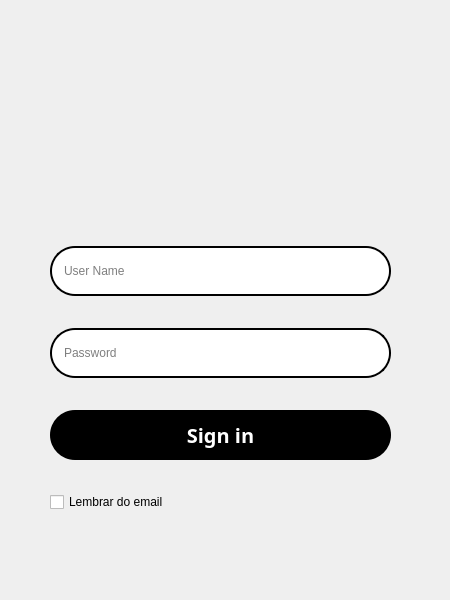
<?xml version="1.0" encoding="UTF-8"?>
<ui version="4.0">
 <class>MainWindow</class>
 <widget class="QMainWindow" name="MainWindow">
  <property name="geometry">
   <rect>
    <x>0</x>
    <y>0</y>
    <width>450</width>
    <height>600</height>
   </rect>
  </property>
  <property name="minimumSize">
   <size>
    <width>450</width>
    <height>600</height>
   </size>
  </property>
  <property name="maximumSize">
   <size>
    <width>450</width>
    <height>600</height>
   </size>
  </property>
  <property name="windowTitle">
   <string>Sign in</string>
  </property>
  <property name="windowIcon">
   <iconset>
    <normaloff>../icons/4712139.png</normaloff>../icons/4712139.png</iconset>
  </property>
  <widget class="QWidget" name="centralwidget">
   <widget class="QWidget" name="verticalLayoutWidget">
    <property name="geometry">
     <rect>
      <x>50</x>
      <y>220</y>
      <width>341</width>
      <height>371</height>
     </rect>
    </property>
    <layout class="QVBoxLayout" name="verticalLayout">
     <item>
      <widget class="QLineEdit" name="user">
       <property name="minimumSize">
        <size>
         <width>50</width>
         <height>50</height>
        </size>
       </property>
       <property name="styleSheet">
        <string notr="true">QLineEdit {
	border-radius: 25px;
	border: 2px solid black;
	padding: 10px;
}

QLineEdit:focus {
	border: 2px solid black;
}</string>
       </property>
       <property name="inputMask">
        <string/>
       </property>
       <property name="text">
        <string/>
       </property>
       <property name="maxLength">
        <number>32767</number>
       </property>
       <property name="placeholderText">
        <string>User Name</string>
       </property>
       <property name="clearButtonEnabled">
        <bool>false</bool>
       </property>
      </widget>
     </item>
     <item>
      <widget class="QLineEdit" name="password">
       <property name="minimumSize">
        <size>
         <width>50</width>
         <height>50</height>
        </size>
       </property>
       <property name="styleSheet">
        <string notr="true">QLineEdit {
	border-radius: 25px;
	border: 2px solid black;
	padding: 10px;
}

QLineEdit:focus {
	border: 2px solid black;
}</string>
       </property>
       <property name="echoMode">
        <enum>QLineEdit::Password</enum>
       </property>
       <property name="placeholderText">
        <string>Password</string>
       </property>
       <property name="cursorMoveStyle">
        <enum>Qt::LogicalMoveStyle</enum>
       </property>
       <property name="clearButtonEnabled">
        <bool>false</bool>
       </property>
      </widget>
     </item>
     <item>
      <widget class="QPushButton" name="Login">
       <property name="minimumSize">
        <size>
         <width>50</width>
         <height>50</height>
        </size>
       </property>
       <property name="font">
        <font>
         <family>Yu Gothic UI Semibold</family>
         <pointsize>-1</pointsize>
         <bold>true</bold>
        </font>
       </property>
       <property name="cursor">
        <cursorShape>PointingHandCursor</cursorShape>
       </property>
       <property name="styleSheet">
        <string notr="true">QPushButton {
	border: None;
	border-radius: 25px;
	background-color: rgb(0, 0, 0);
	font-size: 20px;
	color: rgb(255, 255, 255);
}

QPushButton:hover {
	background-color: rgb(22, 22, 22);
}</string>
       </property>
       <property name="text">
        <string>Sign in</string>
       </property>
      </widget>
     </item>
     <item>
      <widget class="QCheckBox" name="rememberMe">
       <property name="cursor">
        <cursorShape>PointingHandCursor</cursorShape>
       </property>
       <property name="styleSheet">
        <string notr="true"/>
       </property>
       <property name="text">
        <string>Lembrar do email</string>
       </property>
       <property name="checked">
        <bool>false</bool>
       </property>
      </widget>
     </item>
     <item>
      <widget class="QLabel" name="warning">
       <property name="maximumSize">
        <size>
         <width>16777215</width>
         <height>20</height>
        </size>
       </property>
       <property name="font">
        <font>
         <bold>true</bold>
        </font>
       </property>
       <property name="styleSheet">
        <string notr="true">color: rgb(255, 0, 0);</string>
       </property>
       <property name="text">
        <string/>
       </property>
      </widget>
     </item>
    </layout>
   </widget>
   <widget class="QLabel" name="label">
    <property name="geometry">
     <rect>
      <x>130</x>
      <y>30</y>
      <width>181</width>
      <height>171</height>
     </rect>
    </property>
    <property name="text">
     <string/>
    </property>
    <property name="pixmap">
     <pixmap>../../../../../../photos - PS/person.png</pixmap>
    </property>
    <property name="scaledContents">
     <bool>true</bool>
    </property>
   </widget>
  </widget>
 </widget>
 <resources/>
 <connections/>
</ui>
